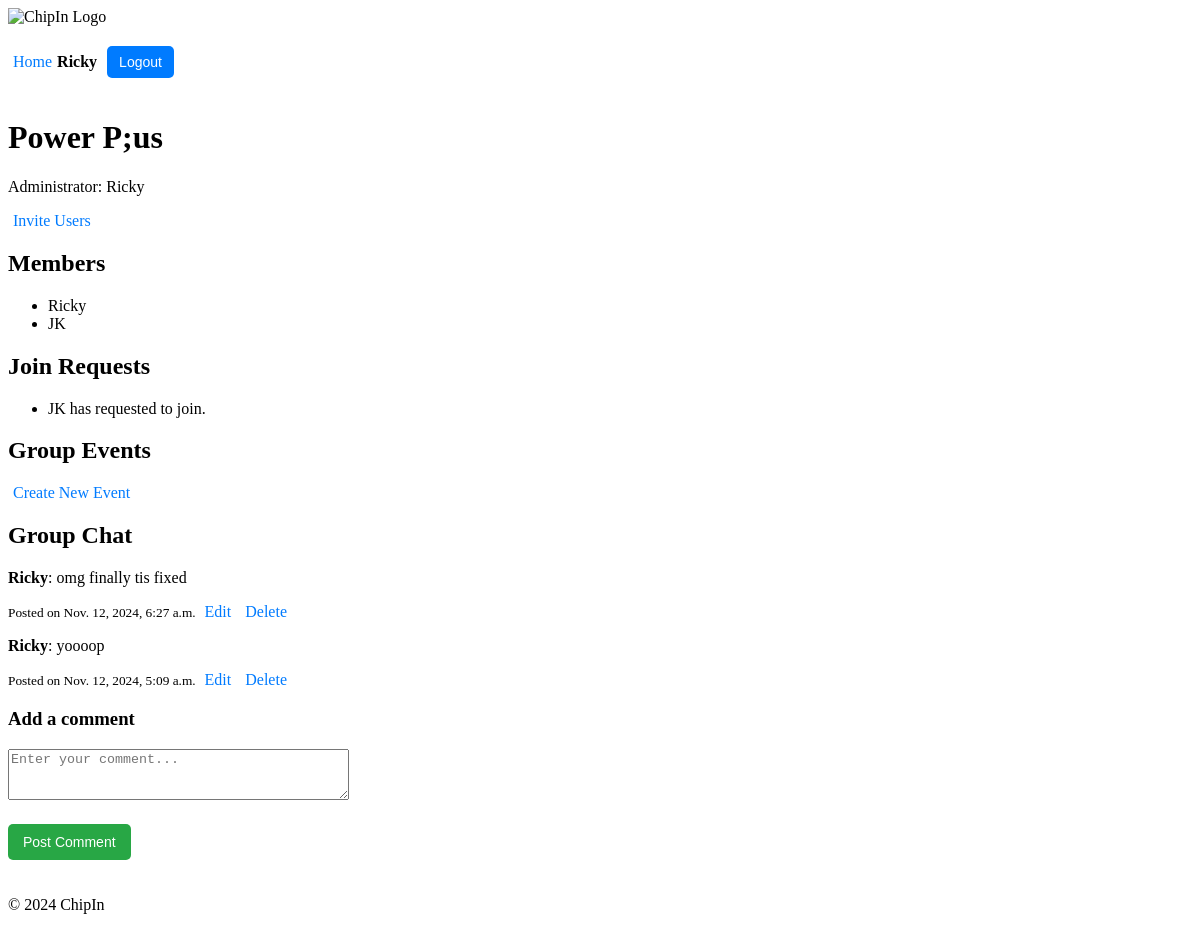
The app's page /chipin/group/4/ (signed in), older data.
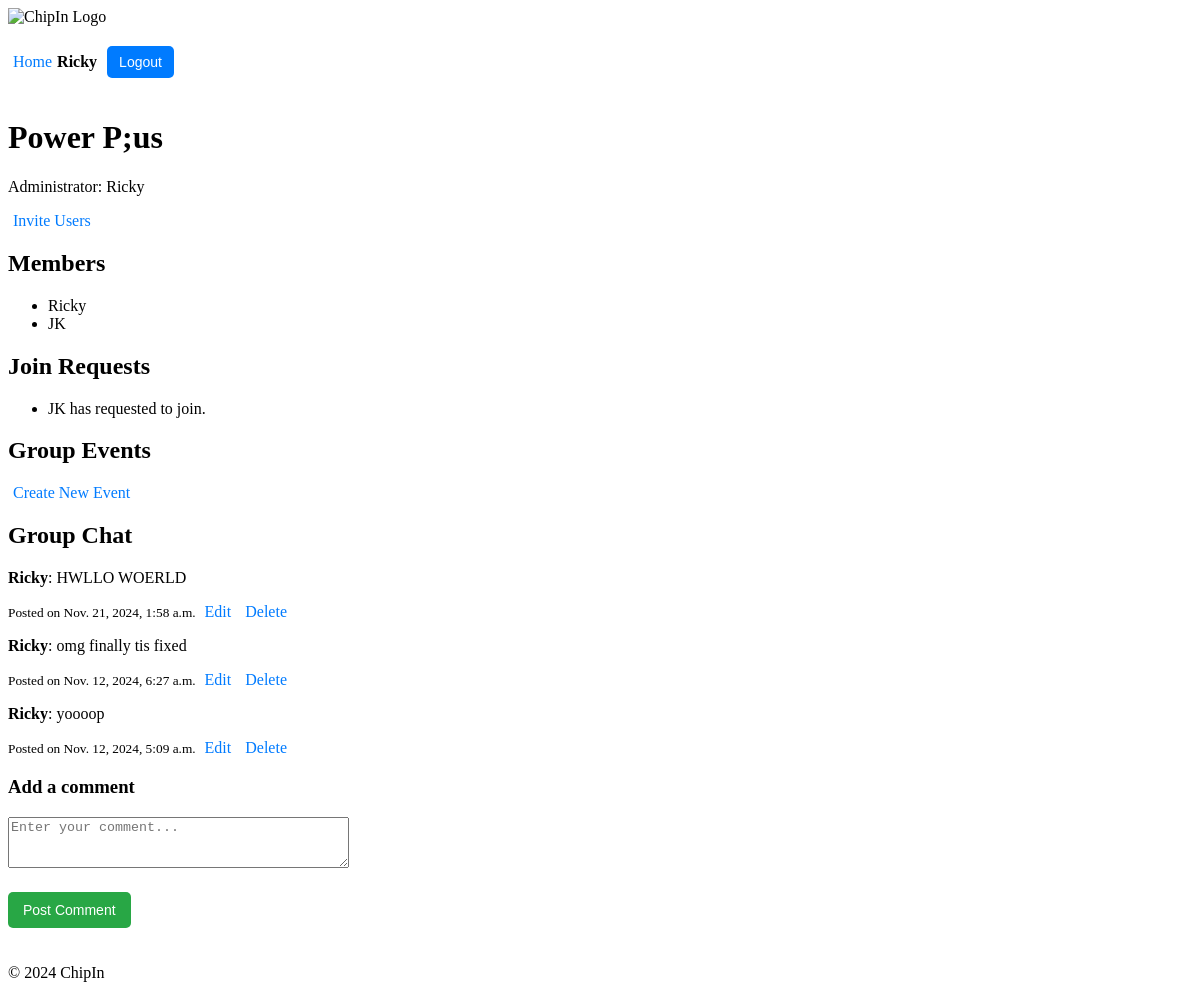
The same page, newer data.
### users/models.py (models this page shows, shortened)
class Profile(models.Model):
    user = models.OneToOneField(User, on_delete=models.CASCADE)
    first_name = models.CharField(max_length=30)
    surname = models.CharField(max_length=30)
    nickname = models.CharField(max_length=30, unique=True, null=False, blank=False)
    max_spend = models.DecimalField(max_digits=10, decimal_places=2, default=100.00)  # Max spend for each event
    balance = models.DecimalField(max_digits=10, decimal_places=2, default=100.00)  # User's current balance

### chipin/models.py (models this page shows, shortened)
class GroupJoinRequest(models.Model):
    user = models.ForeignKey(User, on_delete=models.CASCADE)
    group = models.ForeignKey(Group, on_delete=models.CASCADE, related_name='join_requests')
    is_approved = models.BooleanField(default=False)
    votes = models.ManyToManyField(User, related_name='votes', blank=True)  # Tracks users who voted
    created_at = models.DateTimeField(auto_now_add=True)

class Comment(models.Model):
    user = models.ForeignKey(User, on_delete=models.CASCADE)  # User who posted the comment
    group = models.ForeignKey(Group, related_name='comments', on_delete=models.CASCADE)  # Group associated with the comment
    content = models.TextField()  # The comment content
    created_at = models.DateTimeField(auto_now_add=True)  # Timestamp when the comment was posted
    updated_at = models.DateTimeField(auto_now=True)  # Timestamp for the latest update

### chipin/views.py (the view, shortened to what this page needs)
# urls.py: path('group/<int:group_id>/', views.group_detail, name='group_detail'),
@login_required
def group_detail(request, group_id, edit_comment_id=None):
    group = get_object_or_404(Group, id=group_id)
    comments = group.comments.all().order_by('-created_at')  # Fetch all comments for the group
    events = group.events.all()  # Fetch all events associated with the group
    if edit_comment_id: # Fetch the comment to edit, if edit_comment_id is provided
        comment_to_edit = get_object_or_404(Comment, id=edit_comment_id)
        if comment_to_edit.user != request.user:
            return redirect('chipin:group_detail', group_id=group.id)
    else:
        comment_to_edit = None
    if request.method == 'POST':
        if comment_to_edit: # Editing an existing comment
            form = CommentForm(request.POST, instance=comment_to_edit)
        else: # Adding a new comment
            form = CommentForm(request.POST)
        if form.is_valid():
            comment = form.save(commit=False)
            comment.user = request.user
            comment.group = group
            comment.save()
            return redirect('chipin:group_detail', group_id=group.id)
    else:
        form = CommentForm(instance=comment_to_edit) if comment_to_edit else CommentForm()
    event_share_info = {}
    return render(request, 'chipin/group_detail.html', {
        'group': group,
        'comments': comments,
        'form': form,
        'comment_to_edit': comment_to_edit,
        'events': events,
        'event_share_info': event_share_info,
    })

### chipin/forms.py (shortened to what this page needs)
class CommentForm(forms.ModelForm):
    class Meta:
        model = Comment
        fields = ['content']
        widgets = {
            'content': forms.Textarea(attrs={'rows': 3, 'placeholder': 'Enter your comment...'})
        }

### chipin/context_processors.py (called while the page is built)
def user_profile(request):
    if request.user.is_authenticated:
        try:
            return {'nickname': request.user.profile.nickname}
        except Profile.DoesNotExist:
            return {'nickname': request.user.username}  # Fallback to username if no profile exists
    return {}

### chipin/templates/chipin/group_detail.html (shortened to what this page needs)
{% extends 'chipin/base.html' %}
{% block content %}
    <h1>{{ group.name }}</h1>
    <p>Administrator: {{ group.admin.profile.nickname }}</p>
    {% if request.user == group.admin %}
        <a href="{% url 'chipin:invite_users' group.id %}">Invite Users</a>
    {% endif %}
    <h2>Members</h2>
    <ul>
        {% for member in group.members.all %}
        <li>{{ member.profile.nickname }}</li>
        {% endfor %}
    </ul>
    {% if request.user in group.members.all %}
        <h2>Join Requests</h2>
<ul>
    {% for request in group.join_requests.all %}
        <li>{{ request.user.profile.nickname }} has requested to join.</li>
    {% endfor %}
</ul>
    {% endif %}
    <h2>Group Events</h2>
    {% if request.user == group.admin %}
        <a href="{% url 'chipin:create_event' group.id %}" class="btn btn-primary">Create New Event</a>
    {% endif %}
<h2>Group Chat</h2>
<div class="comments-section">
    {% for comment in comments %}
        <div class="comment">
            <p><strong>{{ comment.user.profile.nickname }}</strong>: {{ comment.content }}</p>
            <small>Posted on {{ comment.created_at }}</small>
            {% if comment.user == request.user or request.user == group.admin %}
                <a href="{% url 'chipin:edit_comment' group.id comment.id %}">Edit</a>
                <a href="{% url 'chipin:delete_comment' comment.id %}" onclick="return confirm('Are you sure?')">Delete</a>
            {% endif %}
        </div>
    {% empty %}
        <p>No comments yet. Be the first to comment!</p>
    {% endfor %}
</div>
<h3>{% if comment_to_edit %}Edit Comment{% else %}Add a comment{% endif %}</h3>
<form method="POST">
    <div class="form-group">
        {{ form.content }}
    </div>
    <button type="submit">{% if comment_to_edit %}Save Comment{% else %}Post Comment{% endif %}</button>
</form>
{% endblock %}

### chipin/templates/chipin/base.html (shortened to what this page needs)
{% load static %}
<!DOCTYPE html>
<html lang="en">
<head>
    <link rel="stylesheet" href="{% static 'chipin/styles.css' %}">
</head>
<body>
    <header>
        <div class="logo">
            <img src="{% static 'chipin/logo_90.jpg' %}" alt="ChipIn Logo">
        </div>
        <div class="user-info">
            {% if request.user.is_authenticated %}
                <a href="{% url 'chipin:home' %}">Home</a> <span>{{ request.user.profile.nickname }}</span>
                <form action="{% url 'users:logout' %}" method="post">
                    <button type="submit">Logout</button>
                </form>
            {% else %}
                <a href="{% url 'users:login' %}">Login</a> <a href="{% url 'users:register' %}">Register</a>
            {% endif %}
        </div>
    </header>
    <main>
        {% block content %}
        {% endblock %}
    </main>
    <footer>
        <p>&copy; 2024 ChipIn</p>
    </footer>
</body>
</html>

Row changes from the older to the newer data that the page shows:
added Comment: user.profile.nickname "Ricky", content "HWLLO WOERLD", created_at "Nov. 21, 2024, 1:58 a.m.", shows "Edit"
